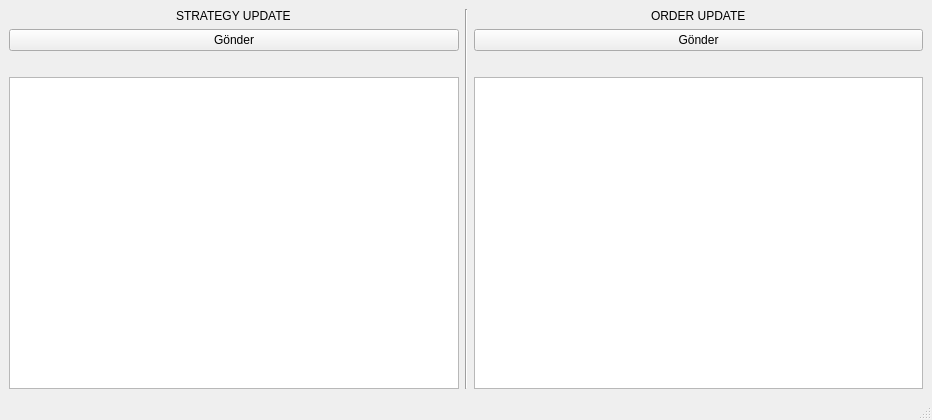
<?xml version="1.0" encoding="UTF-8"?>
<ui version="4.0">
 <class>MainWindow</class>
 <widget class="QMainWindow" name="MainWindow">
  <property name="geometry">
   <rect>
    <x>0</x>
    <y>0</y>
    <width>932</width>
    <height>420</height>
   </rect>
  </property>
  <property name="windowTitle">
   <string>MainWindow</string>
  </property>
  <widget class="QWidget" name="centralwidget">
   <layout class="QHBoxLayout" name="horizontalLayout">
    <item>
     <layout class="QVBoxLayout" name="strategyLayout">
      <item alignment="Qt::AlignHCenter">
       <widget class="QLabel" name="stragetyLabel_2">
        <property name="text">
         <string>STRATEGY UPDATE</string>
        </property>
       </widget>
      </item>
      <item>
       <widget class="QPushButton" name="strategyGonder">
        <property name="text">
         <string>Gönder</string>
        </property>
       </widget>
      </item>
      <item alignment="Qt::AlignTop">
       <widget class="QLabel" name="stragetyLabel">
        <property name="text">
         <string/>
        </property>
       </widget>
      </item>
      <item>
       <widget class="QTextEdit" name="strategy"/>
      </item>
     </layout>
    </item>
    <item>
     <widget class="Line" name="line">
      <property name="orientation">
       <enum>Qt::Vertical</enum>
      </property>
     </widget>
    </item>
    <item>
     <layout class="QVBoxLayout" name="orderLayout">
      <item alignment="Qt::AlignHCenter">
       <widget class="QLabel" name="stragetyLabel_3">
        <property name="text">
         <string>ORDER UPDATE</string>
        </property>
       </widget>
      </item>
      <item>
       <widget class="QPushButton" name="orderGonder">
        <property name="text">
         <string>Gönder</string>
        </property>
       </widget>
      </item>
      <item alignment="Qt::AlignTop">
       <widget class="QLabel" name="orderLabel">
        <property name="text">
         <string/>
        </property>
       </widget>
      </item>
      <item>
       <widget class="QTextEdit" name="order"/>
      </item>
     </layout>
    </item>
   </layout>
  </widget>
  <widget class="QMenuBar" name="menubar">
   <property name="geometry">
    <rect>
     <x>0</x>
     <y>0</y>
     <width>932</width>
     <height>21</height>
    </rect>
   </property>
  </widget>
  <widget class="QStatusBar" name="statusbar"/>
 </widget>
 <resources/>
 <connections/>
</ui>
